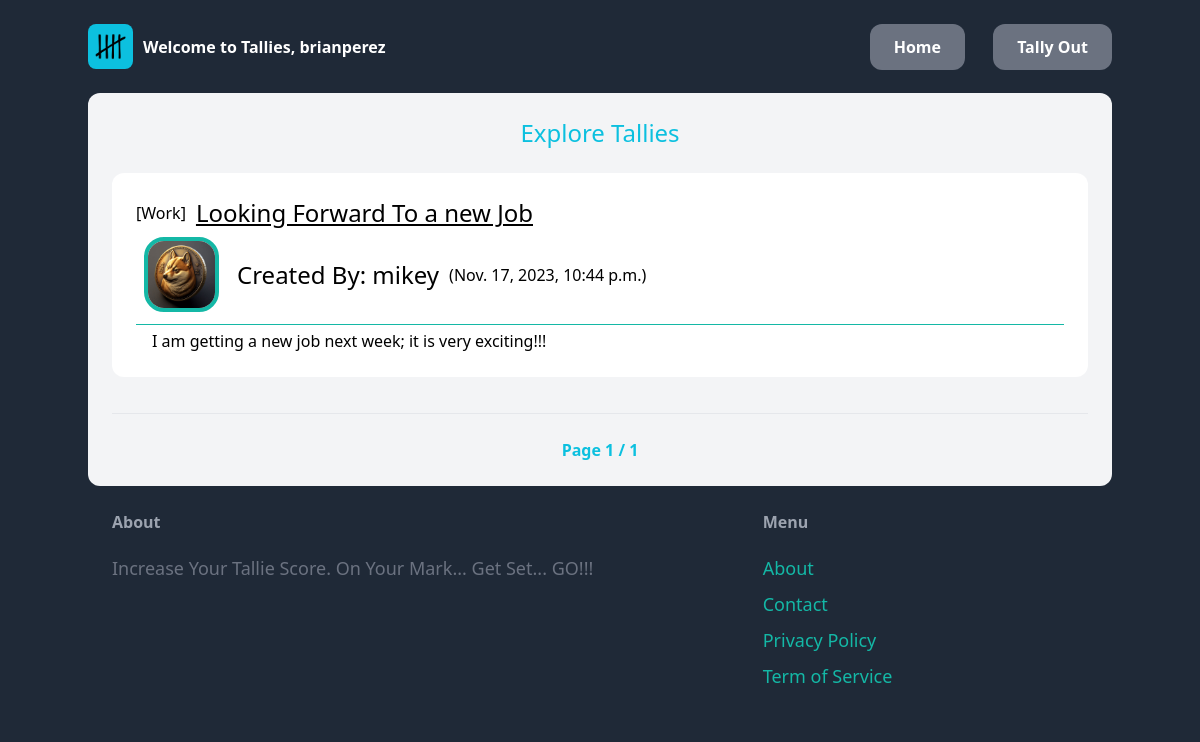
The page /blog/explore/ (signed in) on the database its author committed.
### blog/models.py (models this page shows, shortened)
class Blog(models.Model):
    category = models.ForeignKey(Category, related_name='blogs', on_delete=models.CASCADE, blank=True, null=True, default='Testing')        # related_name='blogs': This provides a reverse relation from "Category" back to the model where this line of code is located. It means that you can access the instances of the current model associated with a Category using the attribute name blogs. For example, if you have a Category instance, you can access its associated blogs using category.blogs.all().
    name = models.CharField(max_length=255) # create a max length restriction of the Blog Name ; name is used in the admin page
    members = models.ManyToManyField(User, related_name='Blogs')           # involves the owner and the contacter
    content = models.TextField(blank=True, null=True)
    created_by = models.ForeignKey(User, related_name='blogs', on_delete=models.SET(get_default_user), blank=True, null=True)
    created_at = models.DateTimeField(auto_now_add=True)                            # store the time the Blog instanciated
    modified_at = models.DateTimeField(auto_now=True)                               # update to the current time
    class Meta:
        ordering = ('-modified_at',)

class Category(models.Model):
    name = models.CharField(max_length=255) # create a MAX LENGTH RESTRICTION
    class Meta:                     # CREATE a Meta data class
        ordering = ('name',)                    # Order all category entries within django admin in alphabetical order
        verbose_name_plural = 'Categories'      # Show the title 'Categories' instead of default 'Categorys' within admin site's sidebar
    def __str__(self):              # FUNCTION that returns the Category name
        return self.name

### core/models.py (models this page shows, shortened)
class Profile(models.Model):
    user = models.OneToOneField(User, on_delete=models.CASCADE) # connect the user the the profile using the user PK(id)
    age = models.IntegerField(null=True, blank=True)  # Allow null and blank values for flexibility
    profile_image = models.ImageField(null=True, default='DEFAULT.png', blank=True, upload_to="profile_images/") # optional ; saves image media location ; # NEED TO INSTALL PILLOW (Python Image Library) ; sets default image to media/DEFAULT.png
    score = models.IntegerField(null=True, blank=True, default=0)  # Allow null and blank values for flexibility

### blog/views.py (the view)
# urls.py: path('explore/', views.explore, name='explore'),  # Matches URL to the explore function in the views module. The name 'explore' can be used to reference this URL in the HTML code.
@login_required
def explore(request):
    blogs = Blog.objects.exclude(created_by=request.user.id )  # STORE a list of other User's Blogs
    p = Paginator(blogs, Max_Blogs)                             # only allow Max_Blogs number of blog to display
    page = request.GET.get('page') # This line retrieves the value of the 'page' parameter from the GET parameters of the request.
    blogs_sub_page = p.get_page(page) #This line retrieves a specific page of blog objects from the paginator object p.
    return render(request, 'blog/explore.html', {
        'blogs_sub_page': blogs_sub_page,  # Return a list of blogs divided into pages
    })

### blog/templates/blog/explore.html (shortened to what this page needs)
{% extends 'core/base.html' %}
{% block content %}
    <h2 class="pb-6 text-2xl text-center" style="color:#0cc0df;">Explore Tallies</h2>
    <div class="flex flex-col">
        {% for blog in blogs_sub_page %}
            <div class="mb-3">
                <a href="{% url 'blog:detail' blog.id %}">
                    <div class="p-6 bg-white rounded-xl">
                        <div class="flex  items-center">
                            [{{blog.category}}]
                            <h2 class="text-2xl underline" style="margin-left: 10px;">{{blog.name}}</h2>
                        </div>
                        <div class="p-2"style="display:flex;">
                            <img class="Explore_Profile_Image" style="width:75px; height:75px;border-radius: 20px; border: 4px solid #14b8a6;"src="{{ blog.created_by.profile.profile_image.url }}" alt="image file name: {{ blog.created_by.profile.profile_image}}">
                            <div class="p-2 flex justify-between items-center"  >
                                <h2 class="text-2xl strong"style="margin-left: 10px;">Created By: {{blog.created_by}}</h2>
                                <p style="margin-left: 10px;">({{blog.created_at}})</p>
                            </div>
                        </div>
                        <div class="pl-4 Explore_Blog-Content Description_Block" >
                            <h3 class="text-1xl">{{blog.content}}</h3>
                        </div>
                    </div>
                </a>
            </div>
        {% endfor %}
    </div>
    <br>
    <div id="Page_Nav" class="center font-semibold" style="color:#0cc0df;text-align: center;">
        <hr><br>
        Page {{ blogs_sub_page.number }} / {{ blogs_sub_page.paginator.num_pages }}
    </div>
{% endblock %}

### core/templates/core/base.html (shortened to what this page needs)
{% load static %}
<!DOCTYPE html>
<html lang="en">
    {% block Head %}
        <head>
            {% block Styling %}
                <script src="https://cdn.tailwindcss.com"></script>
                <link rel="stylesheet" type="text/css" href="{% static 'css/BaseStyle.css' %}">
            {% endblock %}
        </head>
    {% endblock %}
    {% block Body %}
        <body class="container">
            <nav id="Navigation" class="flex justify-between items-center ">
                <div id="Logo_Greeting_Block" class="py-6 flex flex-row justify-between items-center ">
                    <div id="Pic_Container">
                        <a href="{% url 'blog:explore' %}"><img id="LOGO"  src="{% static 'tally.png' %}" alt="Tally Logo NUMBER 2"></a>
                    </div>
                    <div>
                        {% if request.user.is_authenticated %}
                        <p class="font-semibold text-white ">
                            Welcome to Tallies, {{request.user.username}}
                        </p>
                        {% else %}
                        <p class="text-xl text-white font-semibold ">
                            Welcome to Tallies
                        </p>
                        {% endif %}
                    </div>
                </div>
                {% if request.user.is_authenticated %}
                    <div class="space-x-6">
                        {% block Xtra_Button1 %}
                            <a href="{% url 'blog:home' %}" class="px-6 py-3 text-lg font-semibold bg-gray-500 text-white rounded-xl hover:bg-gray-700">Home</a>
                        {% endblock %}
                            <a href="{% url 'core:logout' %}" class="px-6 py-3 text-lg font-semibold bg-gray-500 text-white rounded-xl hover:bg-gray-700">Tally Out</a>
                    </div>
                {% endif %}
            </nav>
            <div id="Content" class="px-6 py-6 bg-gray-100 rounded-xl w-full">
                {% block content %}{% endblock %}
            </div>
            <footer class="py-6 px-6 flex justify-between bg-gray-800 w-full">
                <div class="w-2/3 pr-10">
                    <h3 class="mb-5 font-semibold text-gray-400">About</h3>
                    <p class="text-lg text-gray-500"> Increase Your Tallie Score. On Your Mark... Get Set... GO!!! </p>
                </div>
                <div class="w-1/3">
                    <h3 class="mb-5 font-semibold text-gray-400">Menu</h3>
                    <ul class="space-y-2">
                        <li><a href="{% url 'core:About' %}" class="text-lg text-teal-500 hover:text-teal-700">About</a></li>
                        <li><a href="{% url 'core:Contact' %}" class="text-lg text-teal-500 hover:text-teal-700">Contact</a></li>
                        <li><a href="{% url 'core:Privacy' %}" class="text-lg text-teal-500 hover:text-teal-700">Privacy Policy</a></li>
                        <li><a href="{% url 'core:Terms' %}" class="text-lg text-teal-500 hover:text-teal-700">Term of Service</a></li>
                    </ul>
                </div>
            </footer>
        </body>
    {% endblock %}
</html>

### static/css/BaseStyle.css (style rules this page uses)
* { margin: 0; }
.container { margin-left: auto; margin-right: auto; }
body { display: flex; align-items: center; flex-direction: column; justify-content: center; background: #1f2937; }
#Navigation { width: 100%; }
.Explore_Blog-Content { overflow: hidden; display: -webkit-box; -webkit-line-clamp: 3; -webkit-box-orient: vertical; }
.Description_Block { border-top: 1px solid #14b8a6; padding-top: 4px; margin-top: 4px; }
#LOGO { width: 45px; height: 45px; border-radius: 0.5rem; margin-right: 10px; }
@media (min-width: 976px) { #Navigation a, #Navigation p { font-size: 16px; } }

### rows shown on the page
Blog: category "Work", name "Looking Forward To a new Job", created_by.profile.profile_image (picture), created_by "mikey", created_at "Nov. 17, 2023, 10:44 p.m.", content "I am getting a new job next week; it is very exciting!!!"

### other values the page prints
{{ request.user.username }} "brianperez"
{{ blogs_sub_page.number }} "1"
{{ blogs_sub_page.paginator.num_pages }} "1"
